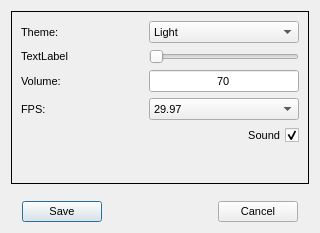
<?xml version="1.0" encoding="UTF-8"?>
<ui version="4.0">
 <class>Settings</class>
 <widget class="QDialog" name="Settings">
  <property name="geometry">
   <rect>
    <x>0</x>
    <y>0</y>
    <width>320</width>
    <height>233</height>
   </rect>
  </property>
  <property name="maximumSize">
   <size>
    <width>841</width>
    <height>615</height>
   </size>
  </property>
  <property name="font">
   <font>
    <pointsize>8</pointsize>
   </font>
  </property>
  <property name="windowTitle">
   <string>Settings</string>
  </property>
  <property name="autoFillBackground">
   <bool>false</bool>
  </property>
  <layout class="QVBoxLayout" name="verticalLayout">
   <item>
    <widget class="QFrame" name="frame">
     <property name="frameShape">
      <enum>QFrame::Box</enum>
     </property>
     <property name="frameShadow">
      <enum>QFrame::Plain</enum>
     </property>
     <layout class="QHBoxLayout" name="horizontalLayout_2">
      <item>
       <layout class="QFormLayout" name="formLayout_2">
        <property name="horizontalSpacing">
         <number>80</number>
        </property>
        <item row="0" column="0">
         <widget class="QLabel" name="themeLabel">
          <property name="palette">
           <palette>
            <active/>
            <inactive/>
            <disabled/>
           </palette>
          </property>
          <property name="text">
           <string>Theme:</string>
          </property>
         </widget>
        </item>
        <item row="0" column="1">
         <widget class="QComboBox" name="themeComboBox">
          <item>
           <property name="text">
            <string>Light</string>
           </property>
          </item>
          <item>
           <property name="text">
            <string>Dark</string>
           </property>
          </item>
         </widget>
        </item>
        <item row="1" column="0">
         <widget class="QLabel" name="textLabelLabel">
          <property name="palette">
           <palette>
            <active/>
            <inactive/>
            <disabled/>
           </palette>
          </property>
          <property name="text">
           <string>TextLabel</string>
          </property>
         </widget>
        </item>
        <item row="1" column="1">
         <widget class="QSlider" name="textLabelSlider">
          <property name="orientation">
           <enum>Qt::Horizontal</enum>
          </property>
          <property name="invertedAppearance">
           <bool>false</bool>
          </property>
          <property name="invertedControls">
           <bool>true</bool>
          </property>
         </widget>
        </item>
        <item row="2" column="0">
         <widget class="QLabel" name="volumeLabel">
          <property name="palette">
           <palette>
            <active/>
            <inactive/>
            <disabled/>
           </palette>
          </property>
          <property name="text">
           <string>Volume:</string>
          </property>
         </widget>
        </item>
        <item row="2" column="1">
         <widget class="QLineEdit" name="volumeLineEdit">
          <property name="text">
           <string>70</string>
          </property>
          <property name="frame">
           <bool>true</bool>
          </property>
          <property name="alignment">
           <set>Qt::AlignCenter</set>
          </property>
          <property name="cursorMoveStyle">
           <enum>Qt::LogicalMoveStyle</enum>
          </property>
         </widget>
        </item>
        <item row="3" column="0">
         <widget class="QLabel" name="fpsLabel">
          <property name="palette">
           <palette>
            <active/>
            <inactive/>
            <disabled/>
           </palette>
          </property>
          <property name="text">
           <string>FPS:</string>
          </property>
         </widget>
        </item>
        <item row="3" column="1">
         <widget class="QComboBox" name="fpsComboBox">
          <property name="iconSize">
           <size>
            <width>20</width>
            <height>16</height>
           </size>
          </property>
          <item>
           <property name="text">
            <string>29.97</string>
           </property>
          </item>
          <item>
           <property name="text">
            <string>60.00</string>
           </property>
          </item>
         </widget>
        </item>
        <item row="4" column="1">
         <layout class="QHBoxLayout" name="horizontalLayout_4">
          <item>
           <spacer name="horizontalSpacer_2">
            <property name="orientation">
             <enum>Qt::Horizontal</enum>
            </property>
            <property name="sizeHint" stdset="0">
             <size>
              <width>40</width>
              <height>20</height>
             </size>
            </property>
           </spacer>
          </item>
          <item>
           <widget class="QCheckBox" name="checkBox">
            <property name="layoutDirection">
             <enum>Qt::RightToLeft</enum>
            </property>
            <property name="text">
             <string>Sound</string>
            </property>
            <property name="checked">
             <bool>true</bool>
            </property>
           </widget>
          </item>
         </layout>
        </item>
       </layout>
      </item>
     </layout>
    </widget>
   </item>
   <item>
    <layout class="QHBoxLayout" name="horizontalLayout_3">
     <property name="leftMargin">
      <number>11</number>
     </property>
     <property name="topMargin">
      <number>11</number>
     </property>
     <property name="rightMargin">
      <number>11</number>
     </property>
     <property name="bottomMargin">
      <number>0</number>
     </property>
     <item>
      <widget class="QPushButton" name="pushButton">
       <property name="styleSheet">
        <string notr="true"/>
       </property>
       <property name="text">
        <string>Save</string>
       </property>
      </widget>
     </item>
     <item>
      <spacer name="horizontalSpacer">
       <property name="orientation">
        <enum>Qt::Horizontal</enum>
       </property>
       <property name="sizeHint" stdset="0">
        <size>
         <width>40</width>
         <height>20</height>
        </size>
       </property>
      </spacer>
     </item>
     <item>
      <widget class="QPushButton" name="pushButton_2">
       <property name="text">
        <string>Cancel</string>
       </property>
      </widget>
     </item>
    </layout>
   </item>
  </layout>
 </widget>
 <resources/>
 <connections/>
</ui>
